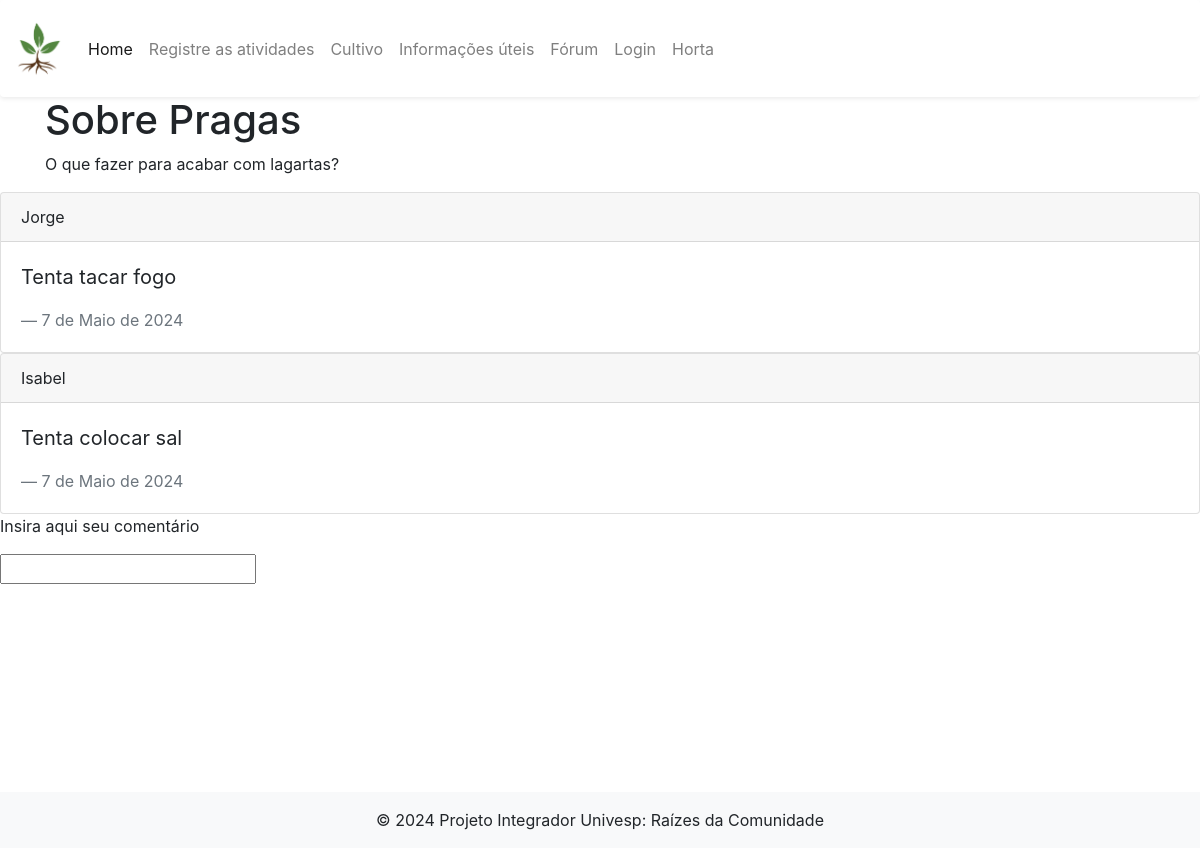
Screenshot of /authuser/forum/topico/9 (signed in) with the database file from the repository.
### app_forum/models.py (models this page shows)
class Topico(models.Model):
    criador = models.ForeignKey(User, on_delete=models.CASCADE)
    data = models.DateField(auto_now_add=True)
    titulo = models.CharField(max_length=50)
    descricao = models.CharField(max_length=50)

class Comentario(models.Model):
    usuario = models.ForeignKey(User, on_delete=models.CASCADE)
    topico = models.ForeignKey(Topico, on_delete=models.CASCADE)
    data = models.DateField(auto_now_add=True)
    comentario = models.TextField(max_length=300)

### app_forum/views.py (the view)
# urls.py: path('forum/topico/<int:pk>', topico, name='topico'),
@login_required(login_url="/login/login")
def topico(request, pk):
    lista_comentários = {}
    nome_topico = get_object_or_404(Topico, pk=pk)
    try:
        lista_comentários = Comentario.objects.filter(topico=nome_topico)
        return render(request, "forum/topico.html", {'nome_topico': nome_topico, 'comentarios' : lista_comentários})
    except Comentario.DoesNotExist:
        return render(request, "forum/topico.html")

### templates/forum/topico.html (shortened to what this page needs)
{% extends 'base.html' %}
{% block conteudo %}
<div class="container">
    <h1>{{nome_topico.titulo}}</h1>
    <p>{{nome_topico.descricao}}</p>
</div>
{% if comentarios %}
    {% for comentario in comentarios %}
        <div class="card">
            <div class="card-header">
              <span>{{comentario.usuario}}</span>
            </div>
            <div class="card-body">
              <blockquote class="blockquote mb-0">
                <p>{{comentario.comentario}}</p>
                <footer class="blockquote-footer">{{comentario.data}}</footer>
              </blockquote>
            </div>
        </div>
    {% endfor %}
{% else %}
        <p>Insira um comentário</p>
{% endif %}
<form action="{% url 'criar_comentario' topico_id=nome_topico.id %}" method="post">
    <p>Insira aqui seu comentário</p>
    <input type="text" name="comentario" id="comentario">
</form>
{% endblock %}

### templates/base.html (style rules this page uses)
body { overflow-y: auto; min-height: 100vh; }

### rows the page displays
Topico: titulo "Sobre Pragas", descricao "O que fazer para acabar com lagartas?"
Comentario: usuario "Jorge", comentario "Tenta tacar fogo", data "7 de Maio de 2024"
Comentario: usuario "Isabel", comentario "Tenta colocar sal", data "7 de Maio de 2024"
